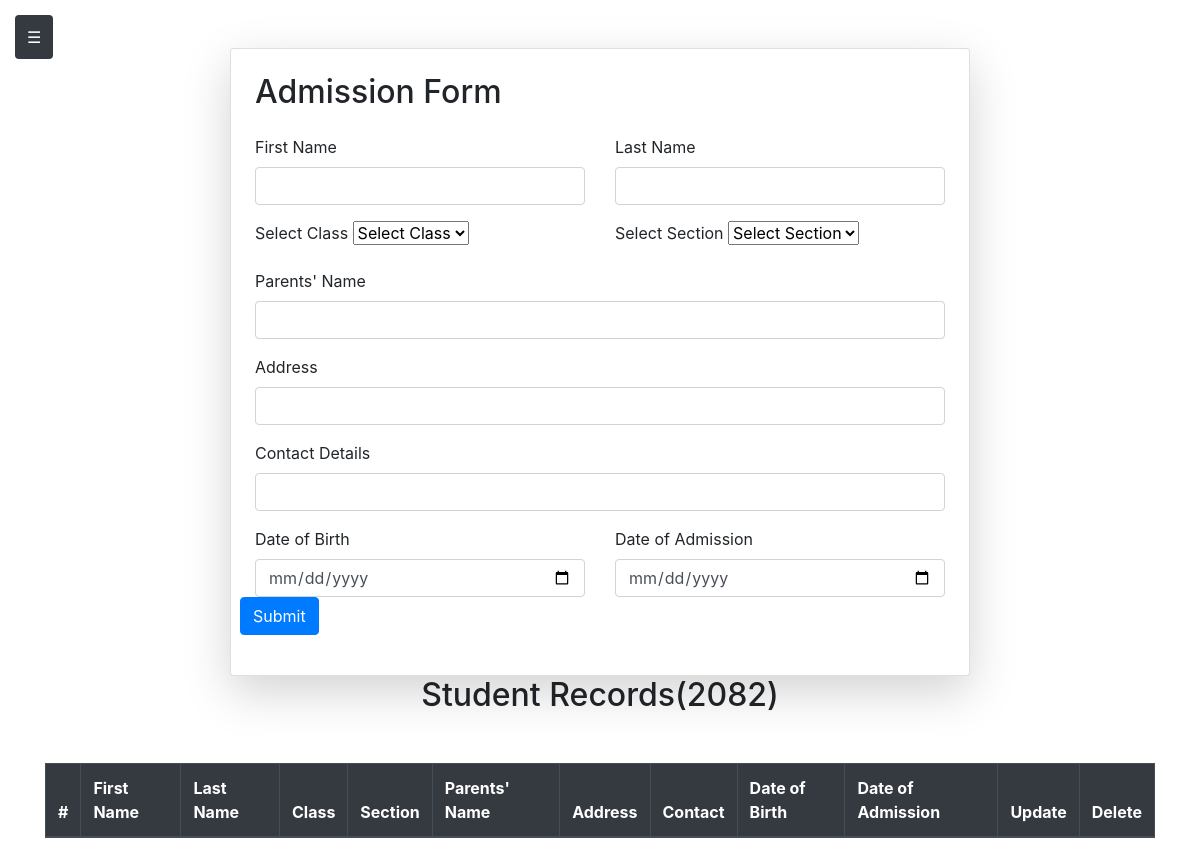
/admission/, run on an earlier commit of the app's database.
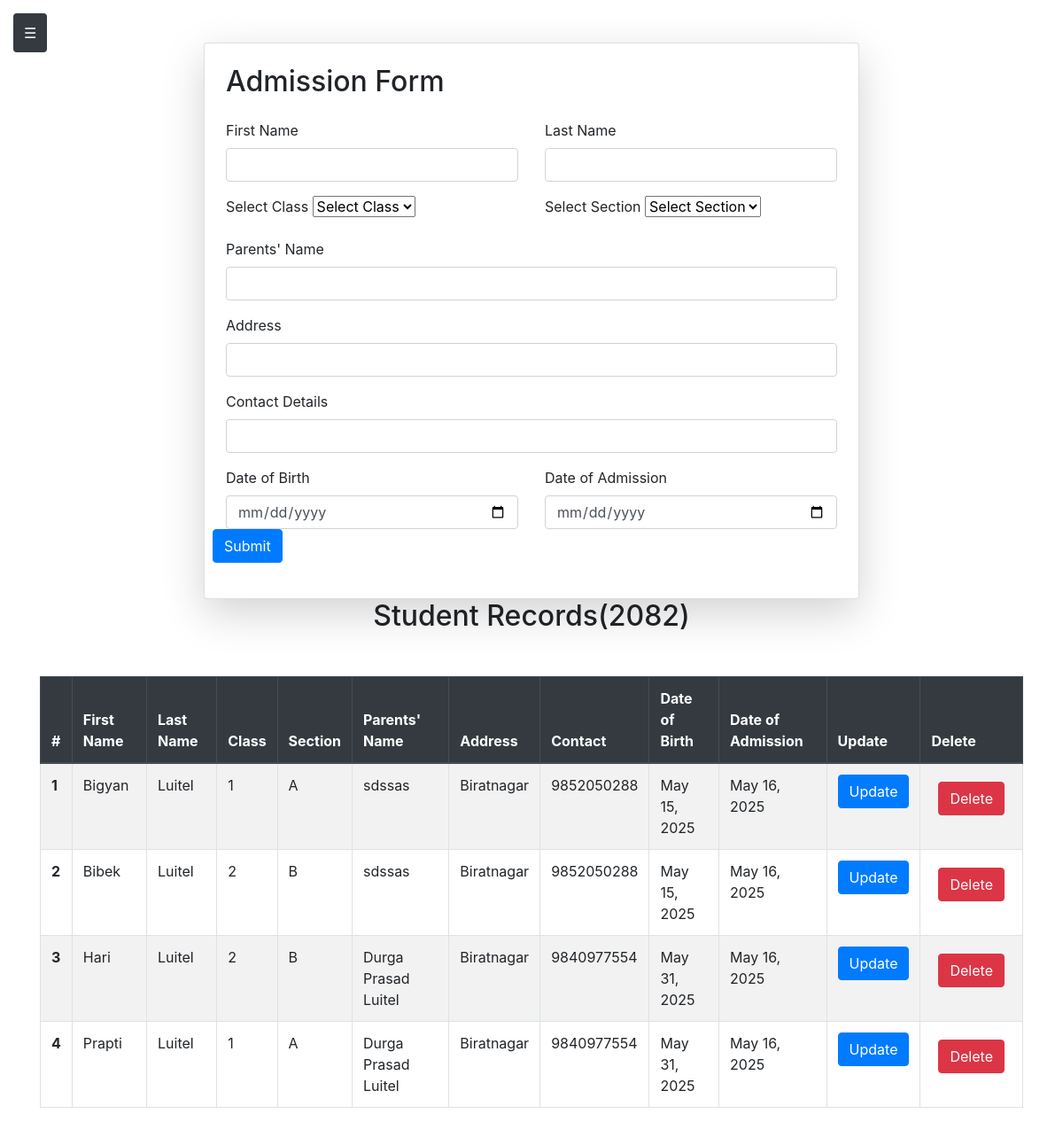
And on a later commit of the database.
### school/models.py (models this page shows, shortened)
class Students(models.Model):
    student_id= models.AutoField(primary_key=True)
    first_name=models.CharField(max_length=100)
    last_name=models.CharField(max_length=100)
    class_name=models.CharField(max_length=100)
    section=models.CharField(max_length=100)
    contact=models.IntegerField()
    parents=models.CharField(max_length=100)
    address=models.CharField(max_length=100)
    date_of_birth=models.DateField()
    date_of_admission=models.DateField(auto_now=True)
    class Meta:
        ordering = ['student_id']

### school/views.py (the view, shortened to what this page needs)
# urls.py: path('admission/',school_views.admission,name='admission'),
def admission(request):
    students=Students.objects.all()
    context={
        'students':students
    }
    return render(request,'school/admission.html',context)

### school/templates/school/admission.html (shortened to what this page needs)
{% extends 'base.html' %}
{% block start %}
<div class="container mt-5">
    <form class="col-md-8 mx-auto card p-4 shadow-lg" method="post" enctype="multipart/form-data">
        <h2 class="mb-4">Admission Form</h2>
        <div class="row mb-3">
            <div class="col-md-6">
                <label class="form-label">First Name</label>
                <input name="first_name" required type="text" class="form-control">
            </div>
            <div class="col-md-6">
                <label class="form-label">Last Name</label>
                <input name="last_name" required type="text" class="form-control">
            </div>
        </div>
        <div class="row mb-3">
  <div class="col-md-6">
    <label for="classSelect" class="form-label">Select Class</label>
    <select class="form-select"  name="class_name" id="classSelect" required>
      <option value="" disabled selected>Select Class</option>
    </select>
  </div>
  <div class="col-md-6">
    <label for="sectionSelect" class="form-label">Select Section</label>
    <select class="form-select" name="section" id="sectionSelect" required>
      <option value="{{student.section}}" >Select Section</option>
    </select>
  </div>
</div>
        <div class="mb-3">
            <label class="form-label">Parents' Name</label>
            <input name="parents_name" required type="text" class="form-control">
        </div>
        <div class="mb-3">
            <label class="form-label">Address</label>
            <input name="address" required type="text" class="form-control">
        </div>
        <div class="mb-3">
            <label class="form-label">Contact Details</label>
            <input name="contact" required type="text" class="form-control">
        </div>
        <div class="row mb-3">
            <div class="col-md-6">
                <label class="form-label">Date of Birth</label>
                <input name="dob" required type="date" class="form-control">
            </div>
            <div class="col-md-6">
                <label class="form-label">Date of Admission</label>
                <input name="doa" required type="date" class="form-control">
            </div>
            <button type="submit" class="btn btn-primary">Submit</button>
</form>
        </div>
<div class="table-responsive w-100">
    <h2 class="text-center mb-4">Student Records(2082)</h2>
        <table class="table table-striped table-bordered mt-5">
  <thead>
  <thead class="thead-dark">
    <tr>
      <th scope="col">#</th>
      <th scope="col">First Name</th>
      <th scope="col">Last Name</th>
      <th scope="col">Class</th>
      <th scope="col">Section</th>
        <th scope="col">Parents' Name</th>
        <th scope="col">Address</th>
        <th scope="col">Contact</th>
        <th scope="col">Date of Birth</th>
        <th scope="col">Date of Admission</th>
        <th scope="col">Update</th>
        <th scope="col">Delete</th>
    </tr>
  </thead>
  <tbody>
    {% for student in students %}
    <tr>
      <th scope="row">{{forloop.counter}}</th>
      <td>{{ student.first_name }}</td>
      <td>{{ student.last_name }}</td>
      <td>{{ student.class_name }}</td>
      <td>{{ student.section }}</td>
      <td>{{ student.parents }}</td>
      <td>{{ student.address }}</td>
      <td>{{ student.contact }}</td>
      <td>{{ student.date_of_birth }}</td>
      <td>{{ student.date_of_admission }}</td>
        <td><a href="{% url 'update_records' student.student_id %}" class="btn btn-primary">Update</a></td>
      <td>
<form method="POST" action="{% url 'delete_records' student.student_id %}" style="display:inline;">
                                  <button type="submit" class="btn btn-danger m-2">Delete</button>
      </td>
    </tr>
    {% endfor %}
  </tbody>
</table>
</div>
{% endblock %}

What changed in the data, as far as the page shows it:
added Students: first_name "Bigyan", last_name "Luitel", class_name "1", section "A", parents "sdssas", address "Biratnagar", contact "9852050288", date_of_birth "May 15, 2025", date_of_admission "May 16, 2025"
added Students: first_name "Bibek", last_name "Luitel", class_name "2", section "B", parents "sdssas", address "Biratnagar", contact "9852050288", date_of_birth "May 15, 2025", date_of_admission "May 16, 2025"
added Students: first_name "Hari", last_name "Luitel", class_name "2", section "B", parents "Durga Prasad Luitel", address "Biratnagar", contact "9840977554", date_of_birth "May 31, 2025", date_of_admission "May 16, 2025"
added Students: first_name "Prapti", last_name "Luitel", class_name "1", section "A", parents "Durga Prasad Luitel", address "Biratnagar", contact "9840977554", date_of_birth "May 31, 2025", date_of_admission "May 16, 2025"
